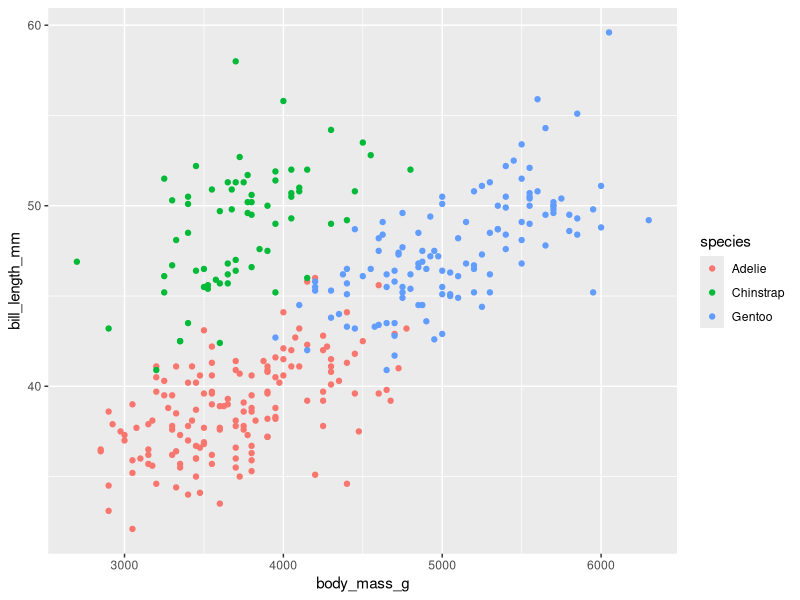
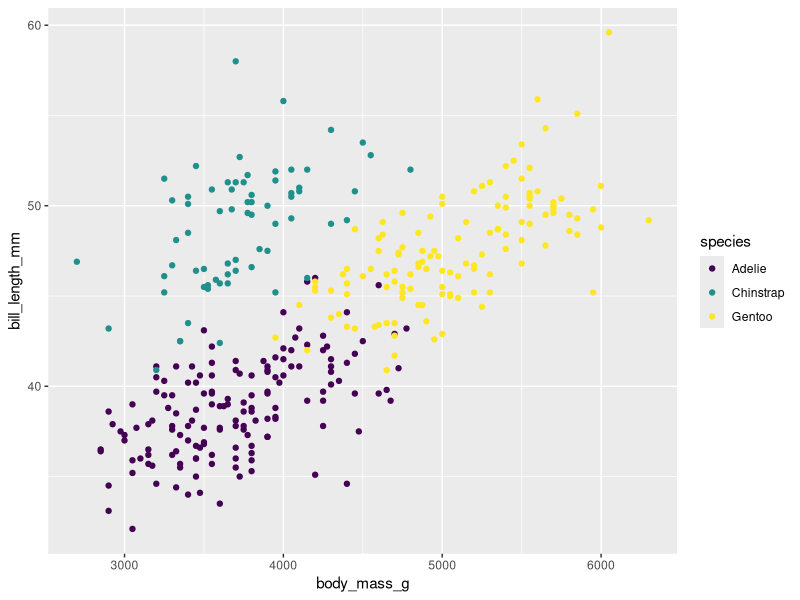

These figures' R source, in order:
## ---- chunk 1
#| label: load-packages
#| warning: false

library(tidyverse)
library(palmerpenguins) #The data set name is penguins
## ---- chunk 2
#| label: glimpse

# insert code here

## ---- chunk 3
#| label: boxplot-weight

# insert code here

## ---- chunk 4
#| label: boxplot-weight-species

# insert code here

## ---- chunk 5
#| label: color-demo

p <- penguins |> 
  ggplot(
    aes(x = body_mass_g, y = bill_length_mm , color = species)
  ) + 
    geom_point() 


p

p + scale_colour_viridis_d()

## ---- chunk 6
#| label: re-create


#insert code here


## ---- chunk 7
#| label: on-your-own

